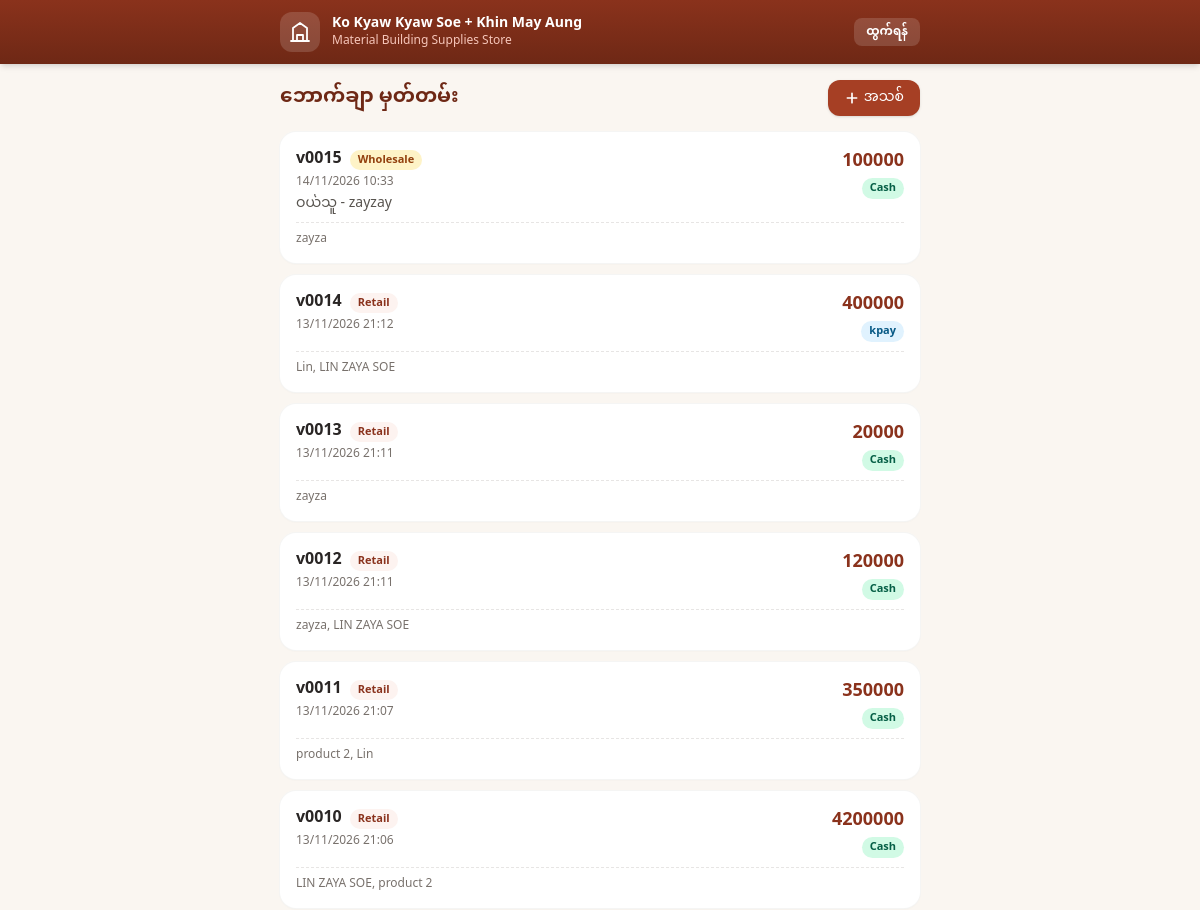
The page /receipt/receipt-view/ (signed in, upper part) on the database as committed earlier.
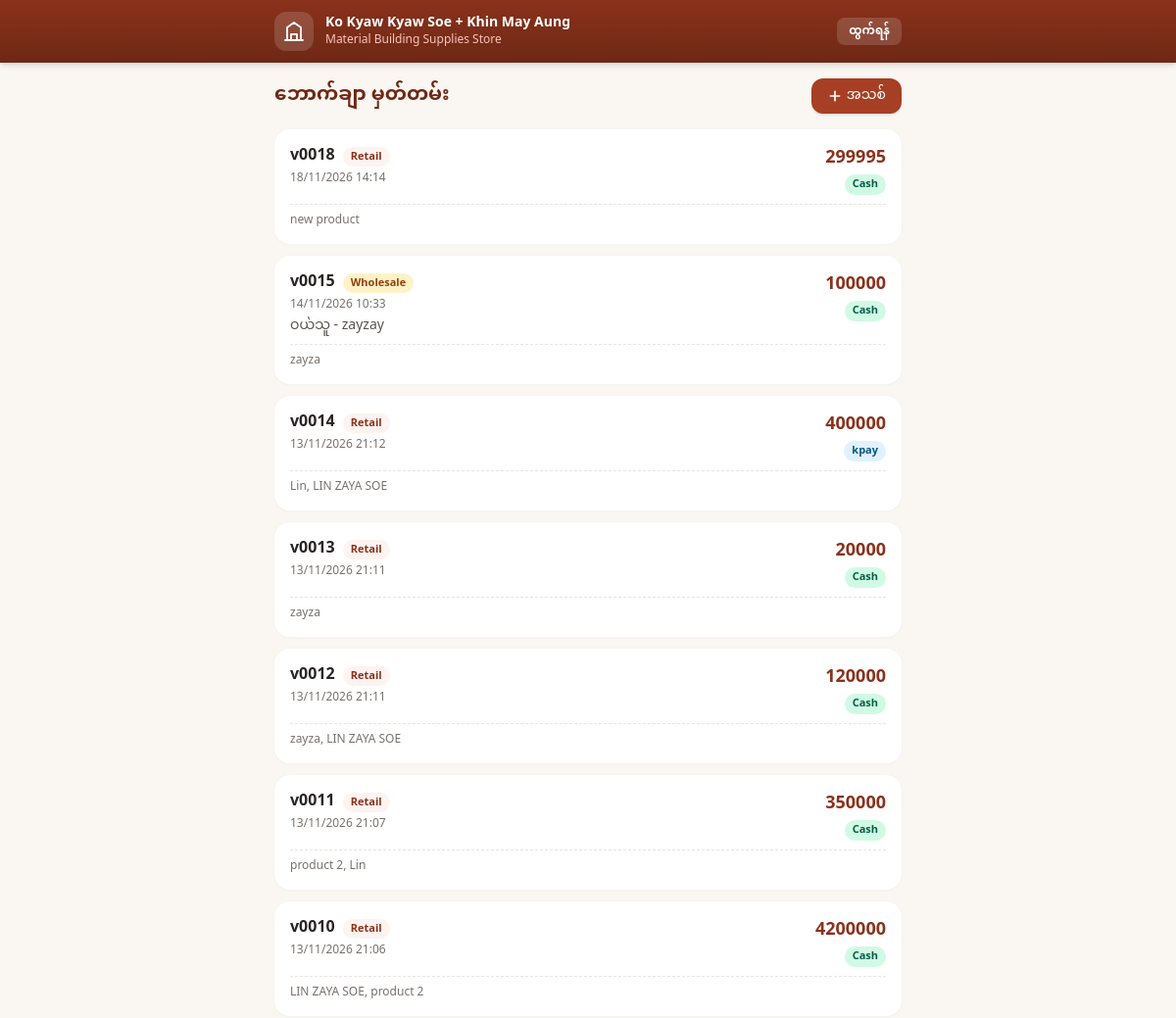
The same page on the database as committed later.
### receiptinfo/models.py (models this page shows, shortened)
class Receipt(models.Model):
  class PayBy(models.TextChoices):
    CASH ="cash","Cash"
    KPAY = "Kpay","Kpay"
  class SaleType(models.TextChoices):
    RETAIL = "retail"
    WHOLESALE = "wholesale"
  v_code = models.CharField(max_length=20,unique=True,null=True,blank=True)
  customer = models.CharField(max_length=200,null=True,blank=True)
  pay_by = models.CharField(max_length=10,choices=PayBy.choices,default=PayBy.CASH)
  created_at = models.DateTimeField(auto_now_add=True)
  sale_type = models.CharField(max_length=10,choices=SaleType.choices,default=SaleType.RETAIL)
  is_void = models.BooleanField(default=False)
  @property
  def total_amount(self):
    return sum(item.total for item in self.items.all())

class ReceiptItem(models.Model):
  receipt = models.ForeignKey(Receipt,on_delete=models.CASCADE,related_name="items")
  product = models.ForeignKey(Product,on_delete=models.PROTECT)
  quantity = models.DecimalField(max_digits=10,decimal_places=2)
  unit_price = models.DecimalField(max_digits=10,decimal_places=2)
  @property
  def total(self):
    return self.quantity * self.unit_price

### productinfo/models.py (models this page shows, shortened)
class Product(models.Model):
  code = models.CharField(max_length=20,unique=True,null=True,blank=True)
  name = models.CharField(max_length=200)
  price = models.IntegerField()
  in_stock = models.BooleanField(default=True)
  created_at = models.DateTimeField(auto_now_add=True)

### receiptinfo/views.py (the view)
# urls.py: path('receipt-view/',views.receipt_view,name="receipt_view"),
@login_required
def receipt_view(request):
   receipt = Receipt.objects.filter(is_void=False).prefetch_related('items__product').order_by('-created_at')
   return render(request,'receiptinfo/receipt_view.html',{'receipt':receipt})

### receiptinfo/templates/receiptinfo/receipt_view.html
{% extends 'productinfo/base.html' %}
{% block content %}
<div class="mb-4 flex items-center justify-between">
  <h2 class="text-xl font-bold text-brick-800">ဘောက်ချာ မှတ်တမ်း</h2>
  <a href="{% url 'receipt_create' %}"
     class="flex items-center gap-1 rounded-xl bg-brick-600 px-4 py-2 text-sm font-medium text-white shadow active:bg-brick-700">
    <svg class="h-4 w-4" fill="none" stroke="currentColor" stroke-width="2.5" viewBox="0 0 24 24">
      <path stroke-linecap="round" stroke-linejoin="round" d="M12 5v14M5 12h14"/>
    </svg>
    အသစ်
  </a>
</div>
<div class="space-y-3">
  {% for r in receipt %}
  <a href="{% url 'receipt_detail' r.pk %}"
     class="block rounded-2xl bg-white p-4 shadow-sm ring-1 ring-stone-100 active:bg-stone-50">
    <div class="flex items-start justify-between gap-3">
      <div class="min-w-0">
        <div class="flex items-center gap-2">
          <p class="font-bold text-stone-800">{{ r.v_code }}</p>
          <span class="rounded-full px-2 py-0.5 text-[11px] font-semibold
                {% if r.sale_type == 'wholesale' %}bg-amber-100 text-amber-800{% else %}bg-brick-50 text-brick-700{% endif %}">
            {{ r.get_sale_type_display }}
          </span>
        </div>
        <p class="mt-0.5 text-xs text-stone-500">{{ r.created_at|date:"d/m/Y H:i" }}</p>
        {% if r.customer %}
          <p class="mt-1 truncate text-sm text-stone-600">ဝယ်သူ - {{ r.customer }}</p>
        {% endif %}
      </div>
      <div class="shrink-0 text-right">
        <p class="text-lg font-extrabold text-brick-700">{{ r.total_amount|floatformat:0 }}</p>
        <span class="mt-0.5 inline-block rounded-full px-2 py-0.5 text-[11px] font-semibold
              {% if r.pay_by == 'kpay' %}bg-sky-100 text-sky-800{% else %}bg-emerald-100 text-emerald-800{% endif %}">
          {{ r.get_pay_by_display }}
        </span>
      </div>
    </div>
    <p class="mt-2 truncate border-t border-dashed border-stone-200 pt-2 text-xs text-stone-500">
      {% for item in r.items.all %}{{ item.product.name }}{% if not forloop.last %}, {% endif %}{% endfor %}
    </p>
  </a>
  {% empty %}
  <div class="rounded-2xl border-2 border-dashed border-stone-300 p-8 text-center text-stone-500">
    <p class="font-medium">ဘောက်ချာ မရှိသေးပါ</p>
    <p class="mt-1 text-sm">"အသစ်" ကိုနှိပ်ပြီး ပထမဆုံး ဘောက်ချာကို ဖွင့်ပါ။</p>
  </div>
  {% endfor %}
</div>
{% endblock %}

Rows that differ between the two databases and show on the page:
added Receipt: v_code "v0018", sale_type "Retail", created_at "18/11/2026 14:14", total_amount "299995", pay_by "Cash"
added ReceiptItem: product.name "new product", shown under "v0018"
